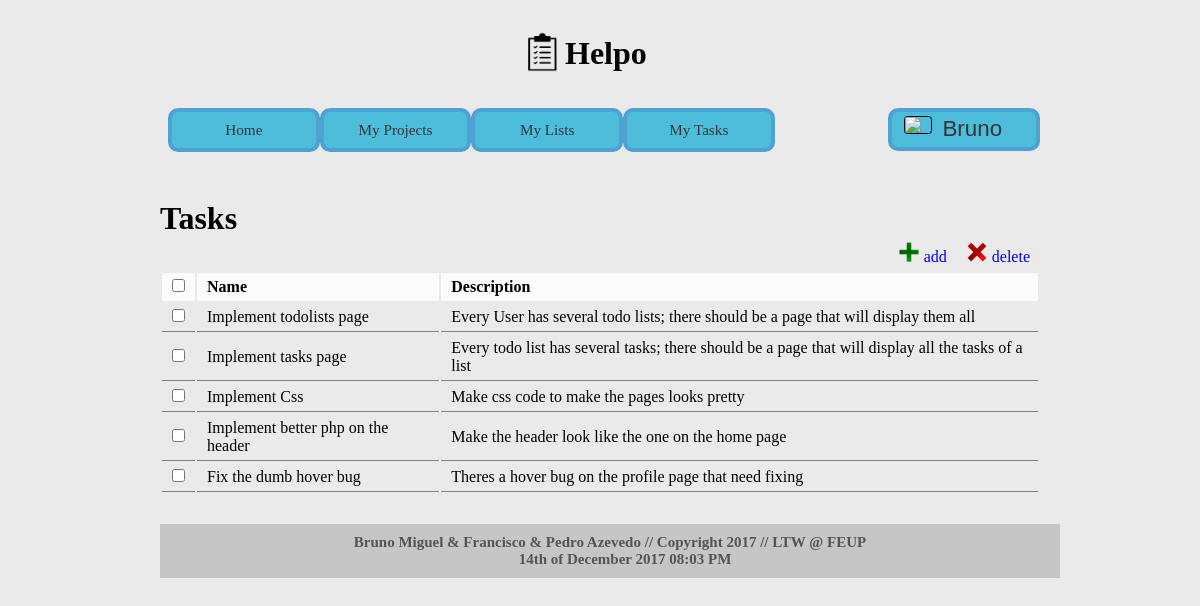
The app's page /tasks.php?id=1 (signed in) with its own data.
### tables this page shows
CREATE TABLE taskLists (
  task_id INTEGER REFERENCES tasks,
  list_id INTEGER REFERENCES lists,
  
  PRIMARY KEY (task_id, list_id)
);

CREATE TABLE tasks (
	task_id 			INTEGER PRIMARY KEY AUTOINCREMENT,
	task_name 			VARCHAR(50) NOT NULL,
	task_description	VARCHAR(500),
	task_completed		INTEGER NOT NULL, /*0 not completed 1 completed (false,true)*/
	limit_day			INTEGER NOT NULL,
	limit_month			INTEGER NOT NULL,
	limit_year			INTEGER NOT NULL
);

### tasks.php (called while the page is built, shortened)
<?php
$task_section = "tasks";
include_once('./templates/html_header.php');
include_once('./templates/html_tasks.php');
include_once('./templates/html_footer.php');
?>

### database/db.php (called while the page is built, shortened)
<?php
    class Database {
        private $database;
        public function __construct($sqlite_file_path) {
            try {
                $this->base_path = $_SERVER['SERVER_NAME'] . $_SERVER['PHP_SELF'];
                $this->database = new PDO('sqlite:' . $sqlite_file_path);
                $this->database->setAttribute(PDO::ATTR_ERRMODE, PDO::ERRMODE_EXCEPTION);
            }
            catch (PDOException $e) {
                echo 'Connection to database failed: ' . $e->getMessage();
            }
        }
		public function getTaskFromTaskId($task_id)
        {
            $statement = $this->database->prepare('SELECT * FROM tasks WHERE task_id= ?');
            $statement->execute(array($task_id));
            return $statement->fetch();
        }
        public function getTasksListsFromListsId($list_id)
        {
            $stmt = $this->database->prepare('SELECT * FROM taskLists WHERE list_id = ?');
            $stmt->execute(array($list_id));
            return $stmt->fetchAll();
        }
    }
?>

### templates/html_tasks.php (the view, shortened to what this page needs)
<?
include_once('./database/db.php');
$db = new Database('./database/helpo.db');
$taskLists = $db->getTasksListsFromListsId($_GET['id']);
?>
<div id="tasks">
<h1>Tasks</h1>
<div id="taskscontent">
    <a href="#"><div class="button" id="delete"><img src="./images/delete-icon.png"/>delete</div></a>
    <a href="#"><div class="button" id="add"><img src="./images/add-icon.png"/>add</div></a>
<form>
  <table class="list taskslist" id="<? echo $task_section; ?>table">
    <tr>
      <td><input class="checkboxcontrol" type="checkbox"/></td>
      <td>Name</td>
	  <td>Description</td>
    </tr><?
    foreach ($taskLists as $taskList) {
	  $task = $db->getTaskFromTaskId($taskList['task_id']);
      echo '<tr>';
      echo '<td><input id="' . $taskList['task_id'] . '" type="checkbox"/></td>';
      echo '<td><a id="' . $task['task_name'] . '" >' . $task['task_name'] .'</a></td>';
	  echo '<td><a id="' . $task['task_description'] . '">' . $task['task_description'] .'</a></td>';
      echo '</tr>';
    }
?></table>
</form>
</div>
</div>

### css/profile_header.css (style rules this page uses)
* { margin: 0px; font-family: Trebuchet MS; }
body { margin: 2em 10em 3em 10em; background-color: #eaeaea; position: relative; }
.button img { height: 20px; margin-right: 5px; }
.button { float: right; padding: 0px 10px; padding-top: 5px; vertical-align: top; }
.list { width: 100%; float: left; margin-top: 5px; }
.list tr td { padding: 5px 10px; }
.list tr:first-child td { font-weight: bold; background-color: rgba(255, 255, 255, 0.8); }
.list tr:not(:first-child) td { border-bottom: 1px gray solid; }

### records on screen
tasklists: task.task_name "Implement todolists page", task.task_description "Every User has several todo lists; there should be a page that will display them all"
tasklists: task.task_name "Implement tasks page", task.task_description "Every todo list has several tasks; there should be a page that will display all the tasks of a list"
tasklists: task.task_name "Implement Css", task.task_description "Make css code to make the pages looks pretty"
tasklists: task.task_name "Implement better php on the header", task.task_description "Make the header look like the one on the home page"
tasklists: task.task_name "Fix the dumb hover bug", task.task_description "Theres a hover bug on the profile page that need fixing"

### other values on screen
$_SESSION['username'] "Bruno"
